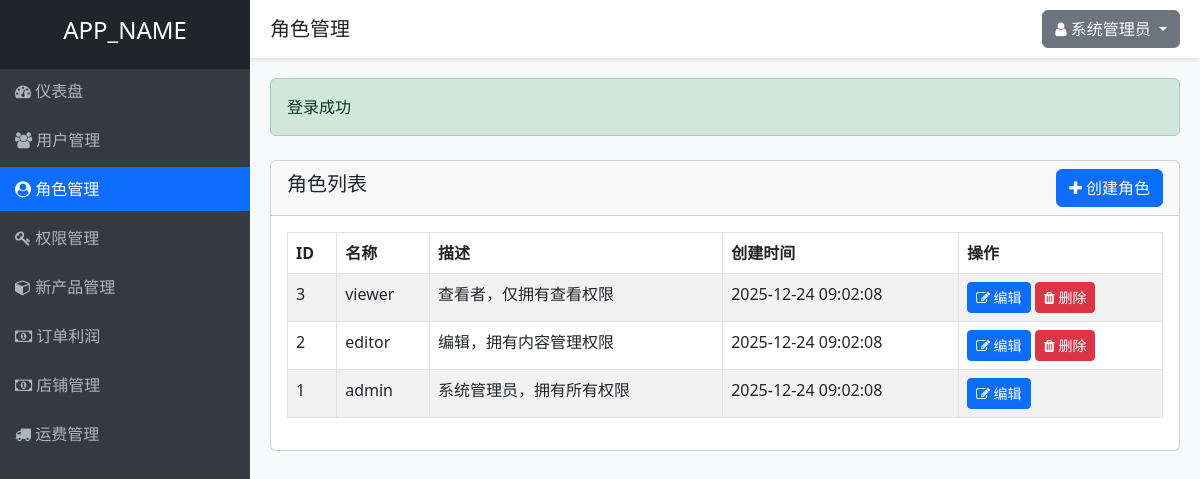
The app's page /roles.php (signed in) with its own data.
### tables this page shows
CREATE TABLE IF NOT EXISTS roles (
    id INT AUTO_INCREMENT PRIMARY KEY,
    name VARCHAR(50) NOT NULL UNIQUE,
    description TEXT,
    created_at TIMESTAMP DEFAULT CURRENT_TIMESTAMP,
    updated_at TIMESTAMP DEFAULT CURRENT_TIMESTAMP ON UPDATE CURRENT_TIMESTAMP
);

### controllers/RoleController.php (called while the page is built, shortened)
<?php
require_once APP_ROOT . '/models/Role.php';
require_once APP_ROOT . '/models/Permission.php';
require_once APP_ROOT . '/helpers/functions.php';
class RoleController {
    private $roleModel;
    public function __construct() {
        $this->roleModel = new Role();
    }
    public function index() {
        $roles = $this->roleModel->getAll();
        include VIEWS_DIR . '/layouts/header.php';
        include VIEWS_DIR . '/roles/index.php';
        include VIEWS_DIR . '/layouts/footer.php';
    }
}
?>

### helpers/functions.php (called while the page is built, shortened)
<?php
function isLoggedIn() {
    return isset($_SESSION['user_id']);
}
function getCurrentUserId() {
    return $_SESSION['user_id'] ?? null;
}
function hasPermission($permissionSlug) {
    require_once APP_ROOT . '/models/Permission.php';
    $permissionModel = new Permission();
    return $permissionModel->checkUserPermission(getCurrentUserId(), $permissionSlug);
}
?>

### includes/database.php (called while the page is built, shortened)
<?php
class Database {
    private static $instance = null;
    private $conn;
    private function __construct() {
        try {
            $this->conn = new PDO(
                "mysql:host=" . DB_HOST . ";dbname=" . DB_NAME . ";charset=utf8",
                DB_USER,
                DB_PASS,
                [
                    PDO::ATTR_ERRMODE => PDO::ERRMODE_EXCEPTION,
                    PDO::ATTR_DEFAULT_FETCH_MODE => PDO::FETCH_ASSOC,
                    PDO::ATTR_EMULATE_PREPARES => false
                ]
            );
        } catch(PDOException $e) {
            die("数据库连接失败: " . $e->getMessage());
        }
    }
    public static function getInstance() {
        if(self::$instance === null) {
            self::$instance = new Database();
        }
        return self::$instance;
    }
    public function query($sql, $params = []) {
        $stmt = $this->conn->prepare($sql);
        $stmt->execute($params);
        return $stmt;
    }
}
?>

### models/Permission.php (called while the page is built, shortened)
<?php
require_once APP_ROOT . '/includes/database.php';
class Permission {
    private $db;
    public function __construct() {
        $this->db = Database::getInstance();
    }
    public function checkUserPermission($userId, $permissionSlug) {
        $sql = "SELECT COUNT(*) as count FROM permissions p
                JOIN role_permissions rp ON p.id = rp.permission_id
                JOIN user_roles ur ON rp.role_id = ur.role_id
                WHERE ur.user_id = ? AND p.slug = ?";
        $stmt = $this->db->query($sql, [$userId, $permissionSlug]);
        $result = $stmt->fetch();
        return $result['count'] > 0;
    }
}
?>

### models/Role.php (called while the page is built, shortened)
<?php
require_once APP_ROOT . '/includes/database.php';
class Role {
    private $db;
    public function __construct() {
        $this->db = Database::getInstance();
    }
    public function getAll() {
        $sql = "SELECT * FROM roles ORDER BY id DESC";
        $stmt = $this->db->query($sql);
        return $stmt->fetchAll();
    }
}
?>

### views/roles/index.php (the view)
<div class="row mt-4">
    <div class="col-md-12">
        <div class="card">
            <div class="card-header d-flex justify-content-between align-items-center">
                <h5>角色列表</h5>
                <?php if (hasPermission('roles.create')): ?>
                    <a href="<?php echo APP_URL; ?>/roles.php?action=create" class="btn btn-primary">
                        <i class="fa fa-plus"></i> 创建角色
                    </a>
                <?php endif; ?>
            </div>
            <div class="card-body">
                <table class="table table-bordered table-striped">
                    <thead>
                        <tr>
                            <th>ID</th>
                            <th>名称</th>
                            <th>描述</th>
                            <th>创建时间</th>
                            <th>操作</th>
                        </tr>
                    </thead>
                    <tbody>
                        <?php foreach ($roles as $role): ?>
                            <tr>
                                <td><?php echo $role['id']; ?></td>
                                <td><?php echo $role['name']; ?></td>
                                <td><?php echo $role['description']; ?></td>
                                <td><?php echo $role['created_at']; ?></td>
                                <td>
                                    <?php if (hasPermission('roles.edit')): ?>
                                        <a href="<?php echo APP_URL; ?>/roles.php?action=edit&id=<?php echo $role['id']; ?>" class="btn btn-sm btn-primary">
                                            <i class="fa fa-edit"></i> 编辑
                                        </a>
                                    <?php endif; ?>
                                    <?php if (hasPermission('roles.delete') && $role['name'] !== 'admin'): ?>
                                        <a href="<?php echo APP_URL; ?>/roles.php?action=delete&id=<?php echo $role['id']; ?>" class="btn btn-sm btn-danger" onclick="return confirm('确定要删除这个角色吗？');">
                                            <i class="fa fa-trash"></i> 删除
                                        </a>
                                    <?php endif; ?>
                                </td>
                            </tr>
                        <?php endforeach; ?>
                    </tbody>
                </table>
            </div>
        </div>
    </div>
</div>

### views/layouts/header.php (style rules this page uses)
body { background-color: #f8f9fa; }

### records on screen
roles: id "3", name "viewer", description "查看者，仅拥有查看权限", created_at "2025-12-24 09:02:08"
roles: id "2", name "editor", description "编辑，拥有内容管理权限", created_at "2025-12-24 09:02:08"
roles: id "1", name "admin", description "系统管理员，拥有所有权限", created_at "2025-12-24 09:02:08"

### other values on screen
APP_NAME "APP_NAME"
$title "角色管理"
$_SESSION['full_name'] "系统管理员"
$success "登录成功"
